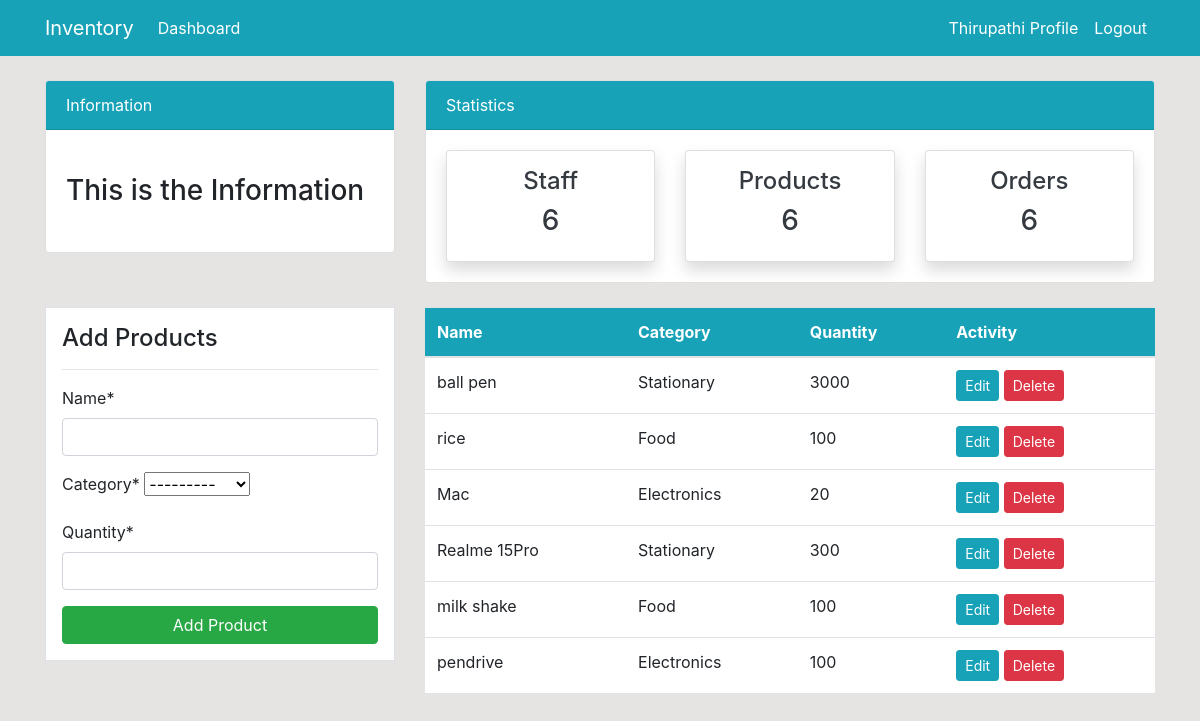
/product/ (signed in), run on an earlier commit of the app's database.
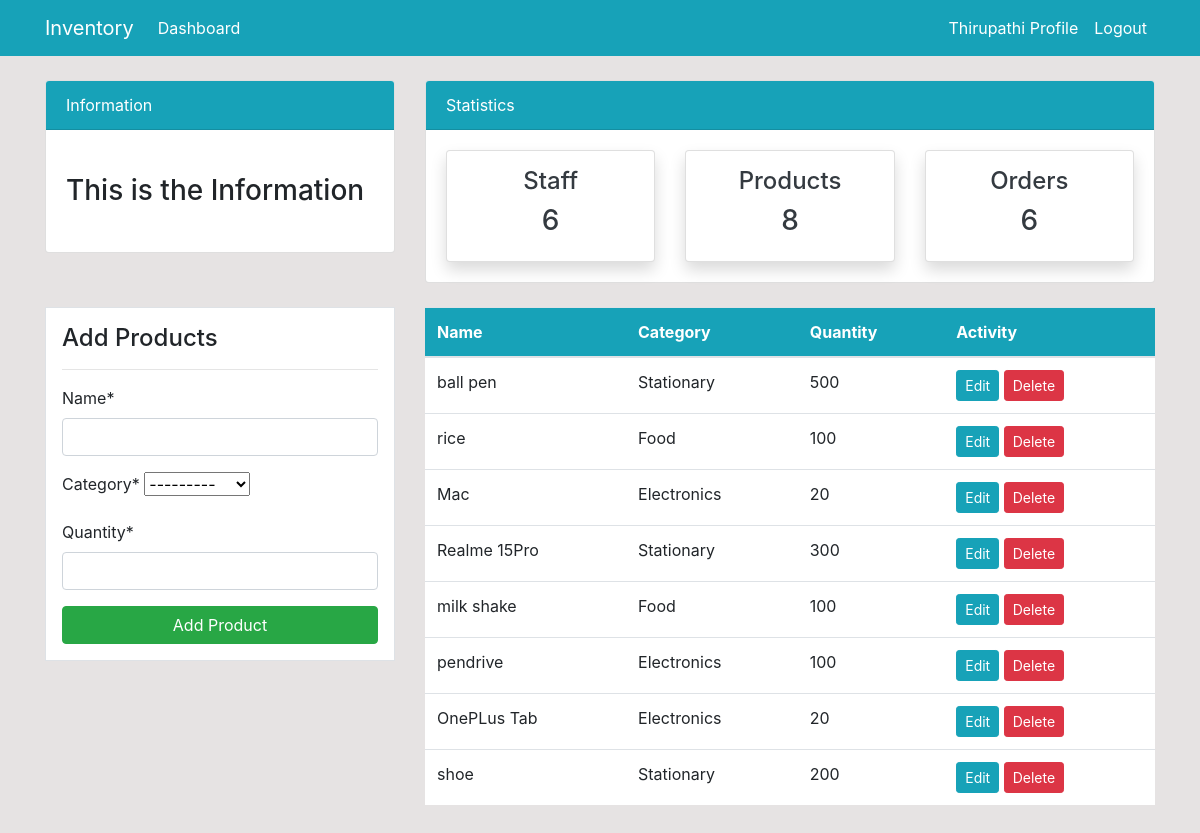
And on a later commit of the database.
### inventory/models.py (models this page shows, shortened)
class Product(models.Model):
    name = models.CharField(max_length=100, null=True)
    category = models.CharField(max_length=20, choices= CATEGORY,null=True)
    quantity = models.PositiveIntegerField(null=True)
    class Meta:
        verbose_name_plural = 'Product'

### inventory/views.py (the view)
# urls.py: path('product/',views.product, name='inventory-product'),
@login_required
def product(request):
    items = Product.objects.all()
    products_count = items.count()
    workers_count = User.objects.all().count()
    orders_count = Order.objects.all().count()
    if request.method == 'POST':
        form = ProductForm(request.POST)
        if form.is_valid():
            form.save()
            product_name = form.cleaned_data.get('name')
            messages.success(request,f'{product_name} has been added')
            return redirect('inventory-product')
    else:
        form = ProductForm()
    context = {
        'items' : items,
        'form' : form,
        'workers_count':workers_count,
        'products_count':products_count,
        'orders_count':orders_count,
    }
    return render(request,'inventory/product.html',context)

### inventory/forms.py
class ProductForm(forms.ModelForm):
    class Meta:
        model= Product
        fields = ['name','category','quantity']

### templates/inventory/product.html (shortened to what this page needs)
{% extends "partials/base.html" %}
{% load crispy_forms_tags %}
{% block content %}
{% include 'partials/topnav.html' %}
<div class="container">
    <div class="row my-4">
        <div class="col-md-4">
            <div class="border bg-white p-3">
                <h4>Add Products</h4>
                <hr>
                <form method = 'POST'>
                    {{form|crispy}}
                    <input class="btn btn-success btn-block" type="submit" value="Add Product">
                </form>
            </div>
        </div>
        <div class="col-md-8">
            <table class="table bg-white">
                <thead class="bg-info">
                    <tr class="text-white">
                        <th scope="col">Name</th>
                        <th scope="col">Category</th>
                        <th scope="col">Quantity</th>
                        <th scope="col">Activity</th>
                    </tr>
                </thead>
                <tbody>
                    {% for item in items %}
                    <tr>
                        <td>{{item.name}}</td>
                        <td>{{item.category}}</td>
                        <td>{{item.quantity}}</td>
                        <td>
                            <a class="btn btn-info btn-sm" href="{% url "inventory-product-update" item.id %}">Edit</a>
                            <a class="btn btn-danger btn-sm" href="{% url "inventory-product-delete" item.id %}">Delete</a>
                        </td>
                    </tr>
                    {% endfor %}
                </tbody>
            </table>
        </div>
    </div>
</div>
{% endblock content %}

### templates/partials/base.html (shortened to what this page needs)
{% load static %}
<!doctype html>
<html lang="en">
  <head>
    <link href="https://maxcdn.bootstrapcdn.com/bootstrap/4.5.2/css/bootstrap.min.css" rel="stylesheet">
    <link rel="stylesheet" href="{% static "/style.css" %}">
  </head>
  <body>
    {% include 'partials/nav.html' %}
    {% block content %}
    {% endblock content %}
  </body>
</html>

### templates/partials/nav.html (shortened to what this page needs)
<nav class="navbar navbar-expand-lg navbar-info bg-info">
    <div class="container">
        {% if user.is_authenticated %}
            <a class="navbar-brand text-white" href="{% url 'inventory-index' %}">Inventory</a>
            <div class="collapse navbar-collapse" id="navbarSupportedContent">
                <ul class="navbar-nav mr-auto">
                    <li class="nav-item active">
                        <a class="nav-link text-white" href="{% url 'inventory-index' %}">Dashboard </a>
                    </li>
                </ul>
                <ul class="navbar-nav ml-auto">
                    <li class="nav-item active">
                        <a class="nav-link text-white" href={% url "user-profile" %}>{{user.username}} Profile
                    </li>
                    <li class="nav-item">
                        <a class="nav-link text-white" href="{% url 'user-logout' %}">Logout</a>
                    </li>
                </ul>
            {% endif %}
        </div>
    </div>
</nav>

### templates/partials/topnav.html (shortened to what this page needs)
 <div class="container">
    <div class="row mt-4">
        <div class="col-md-4">
            <div class="card">
                <div class="card-header bg-info text-white">
                    Information
                </div>
                <div class="card-body">
                    <marquee behavior="" direction="">
                        <h3 class="my-4">This is the Information</h3>
                    </marquee>
                </div>
            </div>
        </div>
        <div class="col-md-8">
            <div class="card">
                <div class="card-header bg-info text-white">
                    Statistics
                </div>
                <div class="card-body">
                    <div class="row">
                        <div class="col-md-4">
                            <a class="text-decoration-none text-dark" href="{% url "inventory-staff" %}">
                                <div class="card my-card shadow text-center p-3">
                                    <h4>Staff </h4>
                                    <h3>{{workers_count}}</h3>
                                </div>
                            </a>
                        </div>
                        <div class="col-md-4">
                            <a class="text-decoration-none text-dark" href="{% url "inventory-product" %}">
                                <div class="card my-card shadow text-center p-3">
                                    <h4>Products </h4>
                                    <h3>{{products_count}}</h3>
                                </div>
                            </a>
                        </div>
                        <div class="col-md-4">
                            <a class="text-decoration-none text-dark" href="{% url "inventory-order" %}">
                                <div class="card my-card shadow text-center p-3">
                                    <h4>Orders </h4>
                                    <h3>{{orders_count}}</h3>
                                </div>
                            </a>
                        </div>
                    </div>
                </div>
            </div>
        </div>
    </div>
</div>

### static/style.css (style rules this page uses)
body { background: rgb(230, 227, 227); }

What changed in the data, as far as the page shows it:
changed Product "ball pen": quantity "3000" → "500"
added Product: name "OnePLus Tab", category "Electronics", quantity "20"
added Product: name "shoe", category "Stationary", quantity "200"
Also different on the page:
{{ products_count }}: "6" → "8"
